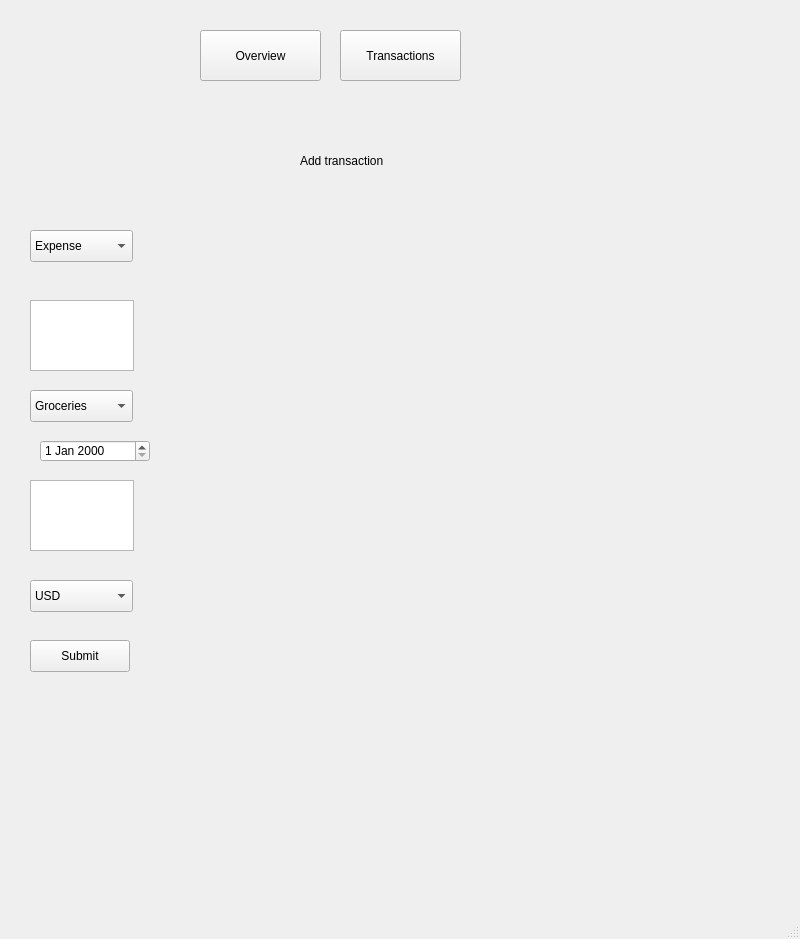
<?xml version="1.0" encoding="UTF-8"?>
<ui version="4.0">
 <class>MainWindow</class>
 <widget class="QMainWindow" name="MainWindow">
  <property name="geometry">
   <rect>
    <x>0</x>
    <y>0</y>
    <width>800</width>
    <height>939</height>
   </rect>
  </property>
  <property name="windowTitle">
   <string>MainWindow</string>
  </property>
  <widget class="QWidget" name="centralwidget">
   <widget class="QStackedWidget" name="stackedWidget">
    <property name="geometry">
     <rect>
      <x>10</x>
      <y>130</y>
      <width>781</width>
      <height>741</height>
     </rect>
    </property>
    <property name="currentIndex">
     <number>1</number>
    </property>
    <widget class="QWidget" name="page">
     <widget class="QTableView" name="tableView">
      <property name="geometry">
       <rect>
        <x>20</x>
        <y>100</y>
        <width>741</width>
        <height>271</height>
       </rect>
      </property>
     </widget>
    </widget>
    <widget class="QWidget" name="page_2">
     <widget class="QLabel" name="label">
      <property name="geometry">
       <rect>
        <x>290</x>
        <y>10</y>
        <width>161</width>
        <height>41</height>
       </rect>
      </property>
      <property name="text">
       <string>Add transaction</string>
      </property>
     </widget>
     <widget class="QDateEdit" name="TransactionDate">
      <property name="geometry">
       <rect>
        <x>30</x>
        <y>310</y>
        <width>110</width>
        <height>22</height>
       </rect>
      </property>
     </widget>
     <widget class="QTextEdit" name="TransactionAmount">
      <property name="geometry">
       <rect>
        <x>20</x>
        <y>170</y>
        <width>104</width>
        <height>71</height>
       </rect>
      </property>
     </widget>
     <widget class="QComboBox" name="TransactionType">
      <property name="geometry">
       <rect>
        <x>20</x>
        <y>100</y>
        <width>103</width>
        <height>32</height>
       </rect>
      </property>
      <item>
       <property name="text">
        <string>Expense</string>
       </property>
      </item>
      <item>
       <property name="text">
        <string>Income</string>
       </property>
      </item>
     </widget>
     <widget class="QComboBox" name="TransactionCategory">
      <property name="geometry">
       <rect>
        <x>20</x>
        <y>260</y>
        <width>103</width>
        <height>32</height>
       </rect>
      </property>
      <item>
       <property name="text">
        <string>Groceries</string>
       </property>
      </item>
     </widget>
     <widget class="QTextEdit" name="TransactionNote">
      <property name="geometry">
       <rect>
        <x>20</x>
        <y>350</y>
        <width>104</width>
        <height>71</height>
       </rect>
      </property>
     </widget>
     <widget class="QComboBox" name="TransactionCurrency">
      <property name="geometry">
       <rect>
        <x>20</x>
        <y>450</y>
        <width>103</width>
        <height>32</height>
       </rect>
      </property>
      <item>
       <property name="text">
        <string>USD</string>
       </property>
      </item>
      <item>
       <property name="text">
        <string>EUR</string>
       </property>
      </item>
      <item>
       <property name="text">
        <string>KZT</string>
       </property>
      </item>
     </widget>
     <widget class="QPushButton" name="buttonAddTransaction">
      <property name="geometry">
       <rect>
        <x>20</x>
        <y>510</y>
        <width>100</width>
        <height>32</height>
       </rect>
      </property>
      <property name="text">
       <string>Submit</string>
      </property>
     </widget>
    </widget>
   </widget>
   <widget class="QPushButton" name="buttonOverviewPage">
    <property name="geometry">
     <rect>
      <x>200</x>
      <y>30</y>
      <width>121</width>
      <height>51</height>
     </rect>
    </property>
    <property name="text">
     <string>Overview</string>
    </property>
   </widget>
   <widget class="QPushButton" name="buttonTransactionsPage">
    <property name="geometry">
     <rect>
      <x>340</x>
      <y>30</y>
      <width>121</width>
      <height>51</height>
     </rect>
    </property>
    <property name="text">
     <string>Transactions</string>
    </property>
   </widget>
  </widget>
  <widget class="QMenuBar" name="menubar">
   <property name="geometry">
    <rect>
     <x>0</x>
     <y>0</y>
     <width>800</width>
     <height>38</height>
    </rect>
   </property>
  </widget>
  <widget class="QStatusBar" name="statusbar"/>
 </widget>
 <resources/>
 <connections/>
</ui>
